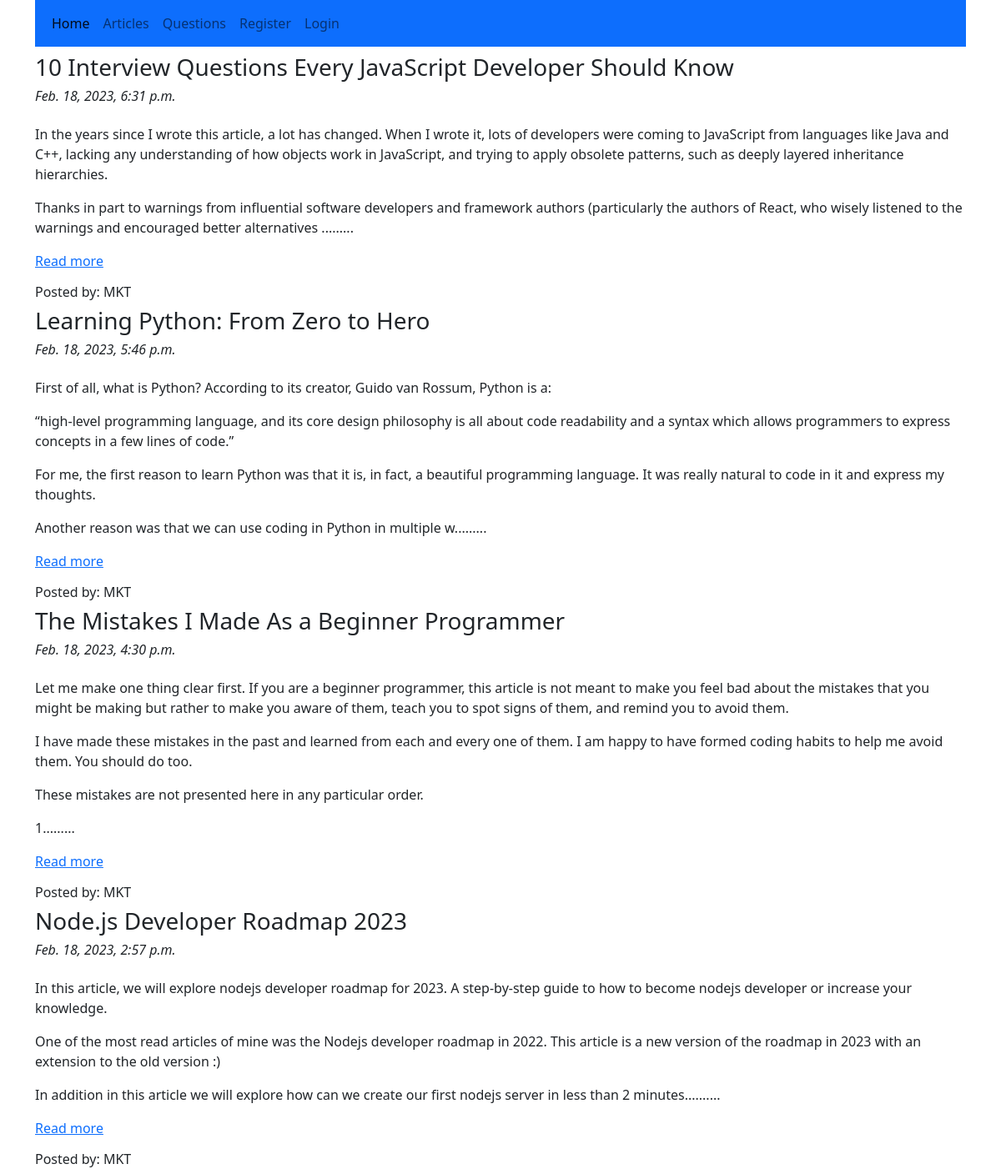
Page /learning/articles/ on the committed database.
### learning_app/models.py (models this page shows, shortened)
class Article(models.Model):
    author = models.ForeignKey(User,on_delete=models.CASCADE,related_name='article_author')
    title = models.CharField(max_length=264,verbose_name='Put a title')
    slug = models.SlugField(max_length=264,unique=True)
    content = models.TextField(verbose_name='Write your mind')
    publish_date = models.DateTimeField(auto_now_add=True)
    update_date = models.DateTimeField(auto_now=True)
    class Meta:
        ordering = ['-publish_date',]

### learning_app/views.py (the view)
# urls.py: path('articles/',views.Articles.as_view(),name='articles'),
class Articles(ListView):
    model = Article
    context_object_name = 'articles'
    template_name = 'learning_app/learninghome.html'

### learning_app/templatetags/customfilters.py (called while the page is built)
@register.filter
def range_filter(value):
    return value[0:500] + "........."

### templates/learning_app/learninghome.html (shortened to what this page needs)
{% extends 'base.html' %}
{% load customfilters %}
{% block body_block %}
  {% for article in articles %}
    <h3>{{article.title}}</h3>
    <h6><i>{{article.publish_date}}</i></h6>
    <div class="row">
      <p>{{article.content|range_filter|linebreaks}}<a href="{% url 'learning_app:articledetail' slug=article.slug %}">Read more</a></p>
      <h6>Posted by: {{article.author}}</h6>
    </div>
  {% endfor %}
{% endblock %}

### rows in the picture
Article: title "10 Interview Questions Every JavaScript Developer Should Know", publish_date "Feb. 18, 2023, 6:31 p.m.", content|range_filter "In the years since I wrote this article, a lot has changed. When I wrote it, lots of developers were coming to JavaScript from languages like Java and C++, lacking any understanding of how objects work in JavaScript, and trying to apply obsolete patterns, such as deeply layered inheritance hierarchies. Thanks in part to warnings from influential software developers and framework authors (particularly the authors of React, who wisely listened to the warnings and encouraged better alternatives .........", author "MKT"
Article: title "Learning Python: From Zero to Hero", publish_date "Feb. 18, 2023, 5:46 p.m.", content|range_filter "First of all, what is Python? According to its creator, Guido van Rossum, Python is a: “high-level programming language, and its core design philosophy is all about code readability and a syntax which allows programmers to express concepts in a few lines of code.” For me, the first reason to learn Python was that it is, in fact, a beautiful programming language. It was really natural to code in it and express my thoughts. Another reason was that we can use coding in Python in multiple w.........", author "MKT"
Article: title "The Mistakes I Made As a Beginner Programmer", publish_date "Feb. 18, 2023, 4:30 p.m.", content|range_filter "Let me make one thing clear first. If you are a beginner programmer, this article is not meant to make you feel bad about the mistakes that you might be making but rather to make you aware of them, teach you to spot signs of them, and remind you to avoid them. I have made these mistakes in the past and learned from each and every one of them. I am happy to have formed coding habits to help me avoid them. You should do too. These mistakes are not presented here in any particular order. 1.........", author "MKT"
Article: title "Node.js Developer Roadmap 2023", publish_date "Feb. 18, 2023, 2:57 p.m.", content|range_filter "In this article, we will explore nodejs developer roadmap for 2023. A step-by-step guide to how to become nodejs developer or increase your knowledge. One of the most read articles of mine was the Nodejs developer roadmap in 2022. This article is a new version of the roadmap in 2023 with an extension to the old version :) In addition in this article we will explore how can we create our first nodejs server in less than 2 minutes..........", author "MKT"
